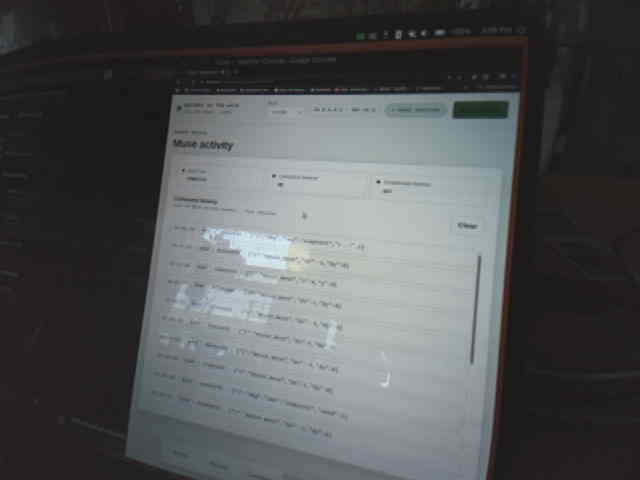
#> input picture host-agent/mqtt-bridge/snapshots/snap-20260924-150802-0.jpg, 640 x 480 px
$ python -i fiducial.py   (imports and definitions only)
#> lines starting #> are read from the running program, lines starting #| are printed output that depends on the picture; after the words box and inside, x2 and y2 are one past the last pixel; in counts of white or black regions, pixels touching at a corner belong together
#!/usr/bin/env python3
"""
Four unique fiducial markers for the Watcher digital twin.

PAGE-SIDE SPEC (implemented in watcher-console.html v0.4.39+):
  - Four <div>s, one fixed in each page corner (24px inset):
      #twinFidTL  #twinFidTR  #twinFidBL  #twinFidBR
  - Each: 72x72 CSS px white square, 10px black border ring
    (box-sizing: border-box), 28px black core centered.
  - Uniqueness via NOTCH position: the white notch cut from the black
    core sits in the quadrant facing the symbol's own corner:
      TL -> notch top-left      TR -> notch top-right
      BL -> notch bottom-left   BR -> notch bottom-right
  - Telemetry: the console's MQTT status payload includes
      "fiducials": {"vw": w, "vh": h, "sx": sx, "sy": sy,
                    "marks": {"tl": {"x":..,"y":..,"size":..}, ...}}
    measured via getBoundingClientRect() at publish time, so it stays
    correct across scroll/resize/zoom.

WHY FOUR: the camera often sees only part of the screen (in the current
bench setup the screen OVERFILLS the frame), so one symbol is a gamble.
Four corners maximize the chance at least one is visible, and four
correspondences solve the full screen<->camera homography from fiducials
alone. A single visible symbol still gives position + identity (the notch
quadrant identifies which corner it is).

HOST-SIDE: find_fiducials() locates all symbols in a camera frame and
returns each center in camera pixels plus its corner id from the notch.
Detections + telemetry = absolute screen<->camera correspondences.

Detection strategy (416x416, symbol ~8-30 px across):
  1. bright blobs in a plausible area range
  2. squareness filter
  3. dark border ring check (the 10px black ring survives as a dark halo)
  4. dark core check (inner black square)
  5. notch quadrant: brightest quadrant of the core region -> corner id
Confidence blends all cues; nothing is trusted on brightness alone.
"""
from typing import Dict, Optional, Tuple

import numpy as np
from PIL import Image

Point = Tuple[float, float]

# Page-side constants (must match watcher-console.html)
FIDUCIAL_DIV_IDS = ("twinFidTL", "twinFidTR", "twinFidBL", "twinFidBR")
FIDUCIAL_CORNER_IDS = ("tl", "tr", "bl", "br")
FIDUCIAL_CSS_SIZE = 72          # px on the page
FIDUCIAL_MIN_VERSION = "0.4.39"  # first console version with four fiducials


def _to_gray(image) -> np.ndarray:
    if isinstance(image, str):
        img = Image.open(image).convert("L")
    elif isinstance(image, Image.Image):
        img = image.convert("L")
    else:
        img = Image.fromarray(np.asarray(image)).convert("L")
    return np.array(img)


def find_fiducial(image,
                  bright_thresh: int = 200,
                  dark_thresh: int = 100,
                  min_area: int = 20,
                  max_area: int = 2000) -> Tuple[Optional[Point], float, dict]:
    """
    Locate the calibration fiducial in a camera frame.

    Returns (center (x,y) or None, confidence in [0,1], detail dict).
    detail includes all candidates scored, so callers can inspect
    near-misses when tuning thresholds.
    """
#> called with bright_thresh = 200, dark_thresh = 100, min_area = 20, max_area = 2000
    from scipy import ndimage

    gray = _to_gray(image)
    h, w = gray.shape
#> h = 480; w = 640
    detail: dict = {"candidates": []}

    binary = gray > bright_thresh
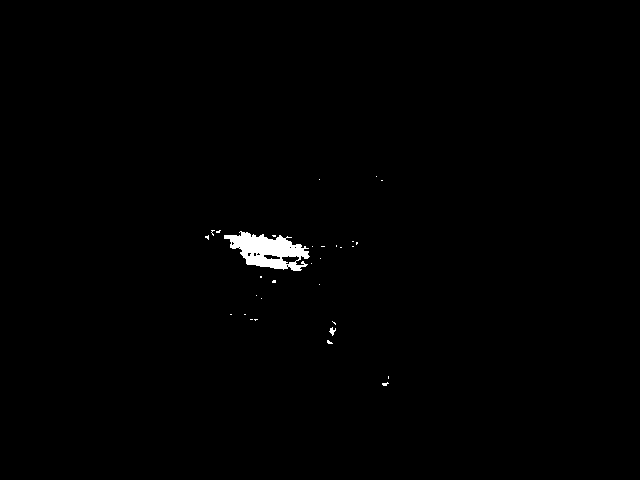
#> binary: shape (480, 640) bool; 0.66% white; 31 white regions (29 under 20 px), largest, box (x1, y1, x2, y2) and area: (224, 231, 310, 271) 1860, (329, 327, 336, 336) 31
    labeled, n_feat = ndimage.label(binary)
#> labeled: shape (480, 640) int32; 37 distinct labels, from 0 to 36
#> n_feat = 36

    best = None
    best_score = 0.0

    for i in range(1, n_feat + 1):
        ys, xs = np.where(labeled == i)
        area = len(xs)
        if not (min_area <= area <= max_area):
            continue
        x0, x1 = xs.min(), xs.max()
        y0, y1 = ys.min(), ys.max()
        bw, bh = x1 - x0 + 1, y1 - y0 + 1
        aspect = max(bw, bh) / max(min(bw, bh), 1)
        if aspect > 1.6:  # fiducial is square; perspective skew is mild
            continue
        cx, cy = float(xs.mean()), float(ys.mean())

        # --- dark border ring check: sample just outside the bbox ---
        pad = max(2, int(round(0.35 * max(bw, bh))))
        rx0, rx1 = max(0, x0 - pad), min(w, x1 + pad + 1)
        ry0, ry1 = max(0, y0 - pad), min(h, y1 + pad + 1)
        ring = gray[ry0:ry1, rx0:rx1].copy()
        # mask out the blob itself (approx by bbox interior)
        ix0, ix1 = x0 - rx0, x1 - rx0 + 1
        iy0, iy1 = y0 - ry0, y1 - ry0 + 1
        ring[iy0:iy1, ix0:ix1] = 255  # exclude -> treated as bright
        ring_px = ring[ring < 255]
        dark_frac = float(np.mean(ring_px < dark_thresh)) if ring_px.size else 0.0

        # --- dark core check: inner 45% should contain a dark blob ---
        cx0 = int(x0 + bw * 0.275)
        cx1 = int(x0 + bw * 0.725)
        cy0 = int(y0 + bh * 0.275)
        cy1 = int(y0 + bh * 0.725)
        core = gray[cy0:cy1 + 1, cx0:cx1 + 1]
        core_dark_frac = float(np.mean(core < dark_thresh)) if core.size else 0.0
        # the core square is ~54% of the symbol's bright width with a white
        # notch cut from one quadrant -> inner window is mostly dark.
        # allow a wide band for perspective/blur/notch variation.
        core_ok = 0.05 <= core_dark_frac <= 0.85

        # --- notch quadrant: which quadrant of the core is brightest? ---
        # The white notch is cut from the core quadrant facing the
        # symbol's own corner: TL->"tl", TR->"tr", BL->"bl", BR->"br".
        notch_id = _notch_quadrant(gray, cx, cy, max(bw, bh) / 2,
                                   dark_thresh)

        # --- score ---
        # squareness in [0,1], dark ring in [0,1], core gate 0/1
        square_score = max(0.0, 1.0 - (aspect - 1.0) / 0.6)
        score = (0.35 * square_score + 0.45 * dark_frac
                 + 0.20 * (1.0 if core_ok else 0.0))
        # hard gates: need a real dark ring and a plausible core
        if dark_frac < 0.35 or not core_ok:
            score *= 0.3

        cand = {"center": (round(cx, 1), round(cy, 1)),
                "corner_id": notch_id,
                "area": int(area), "aspect": round(aspect, 2),
                "dark_ring_frac": round(dark_frac, 2),
                "core_dark_frac": round(core_dark_frac, 2),
                "score": round(score, 3)}
        detail["candidates"].append(cand)
        if score > best_score:
            best_score = score
            best = (cx, cy)
#> this loop made 36 passes
#> (area, bw, bh, aspect) on pass 33: (31, 7, 9, 1.29)
#> (area, bw, bh, aspect) on pass 6: (1852, 86, 40, 2.15)
#> after the loop, best_score = 0.055

    detail["candidates"].sort(key=lambda c: c["score"], reverse=True)
    hits = [c for c in detail["candidates"] if c["score"] >= 0.45]
    if best is None or best_score < 0.45:
        return None, round(float(best_score), 3), detail
    return (round(best[0], 1), round(best[1], 1)), round(float(best_score), 3), detail


def _notch_quadrant(gray: np.ndarray, cx: float, cy: float,
                    half: float, dark_thresh: float) -> Optional[str]:
    """
    Identify the notch by the centroid of bright pixels in the core.
    The core is black except the white notch, so the bright centroid's
    quadrant IS the notch quadrant. Uses a small central window (stays
    inside the core despite 1-2px center error) and the notch's actual
    location -- not a fixed grid split -- so it is robust to the blob
    center being slightly off.
    Returns "tl"/"tr"/"bl"/"br", or None if ambiguous.
    """
    r = max(2, int(round(half * 0.35)))
    h, w = gray.shape
    x0, x1 = max(0, int(cx) - r), min(w, int(cx) + r + 1)
    y0, y1 = max(0, int(cy) - r), min(h, int(cy) + r + 1)
    win = gray[y0:y1, x0:x1]
    if win.size < 9:
        return None
    bright = win > (dark_thresh + 40)
    n_bright = int(bright.sum())
    # the notch is a small bright patch in a dark core: a few pixels,
    # but not most of the window (else we're not looking at the core)
    if n_bright < 3 or n_bright > 0.5 * win.size:
        return None
    ys, xs = np.nonzero(bright)
    qx = "l" if float(xs.mean()) < win.shape[1] / 2 else "r"
    qy = "t" if float(ys.mean()) < win.shape[0] / 2 else "b"
    return qy + qx


# [142 lines left out: functions find_fiducials, parse_fiducial_telemetry, find_fiducials_v2, not called in this run]

>>> import cv2
>>> picture = cv2.imread('snapshots/snap-20260924-150802-0.jpg', cv2.IMREAD_GRAYSCALE)
>>> result = find_fiducial(picture)

$ run again, on host-agent/mqtt-bridge/snapshots/snap-20260924-151857-0.jpg
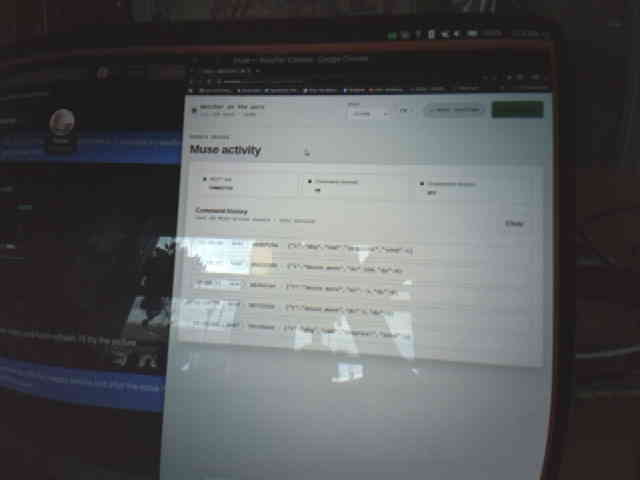
#> input picture host-agent/mqtt-bridge/snapshots/snap-20260924-151857-0.jpg, 640 x 480 px
#> in find_fiducial, `binary = gray > bright_thresh`:
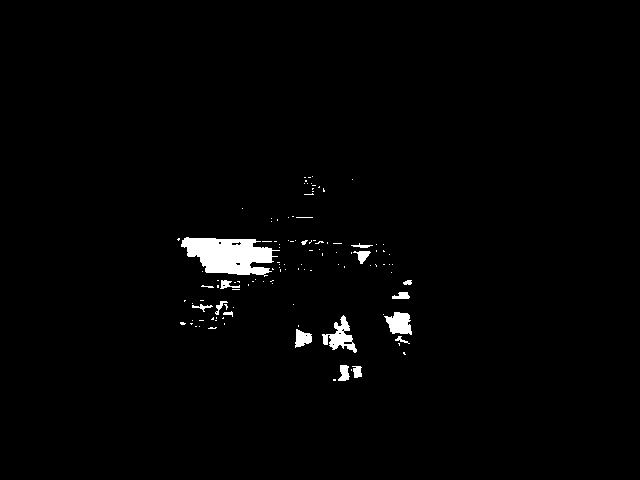
#> binary: shape (480, 640) bool; 1.6% white; 116 white regions (99 under 20 px), largest, box (x1, y1, x2, y2) and area: (181, 237, 280, 277) 2509, (322, 315, 357, 353) 544, (384, 312, 412, 335) 441
#> labeled: shape (480, 640) int32; 122 distinct labels, from 0 to 121
#> n_feat = 121
#> the loop in find_fiducial, `for i in range(1, n_feat + 1):` made 121 passes
#> (area, bw, bh, aspect) on passes 26, 45: (20, 7, 5, 1.4), (117, 18, 13, 1.38)
#> after the loop in find_fiducial, `for i in range(1, n_feat + 1):`: best_score = 0.0915
